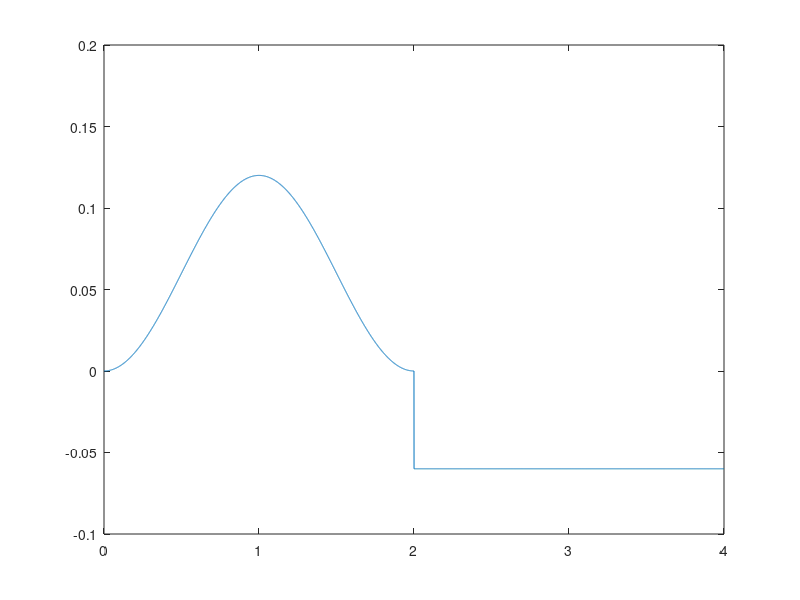
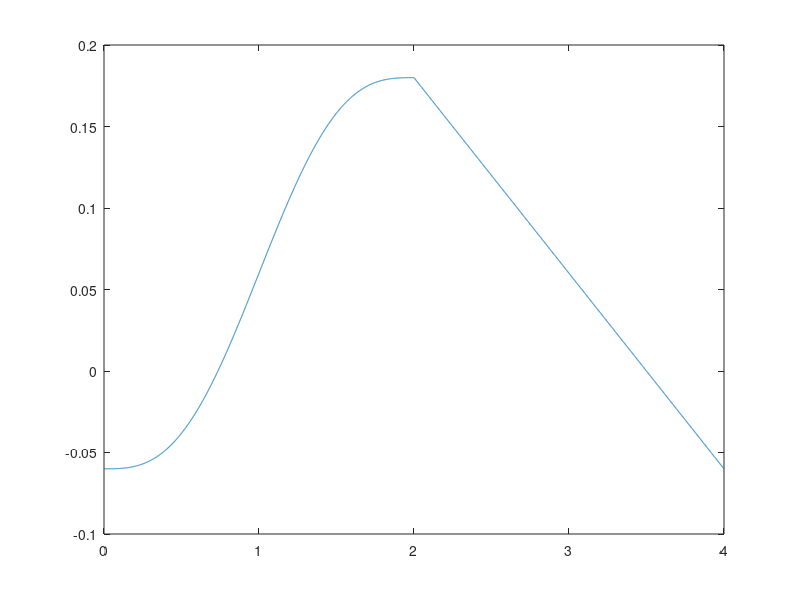
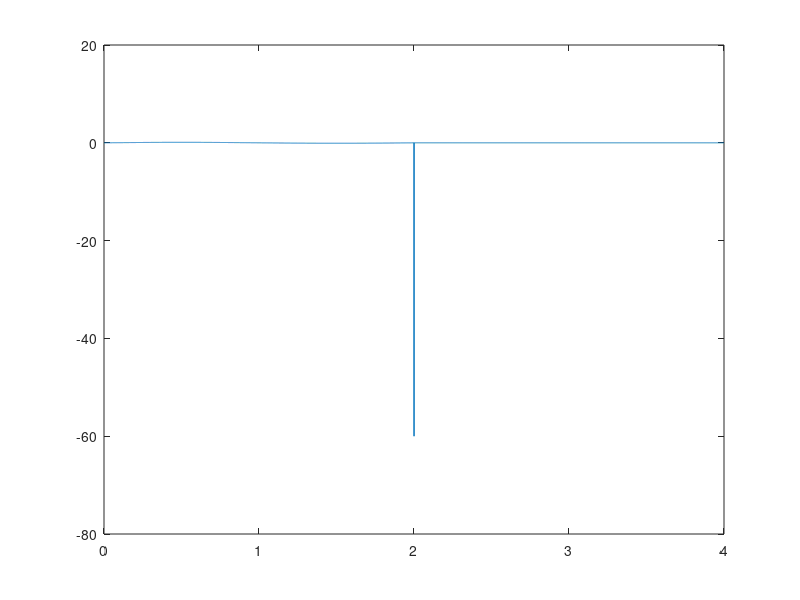
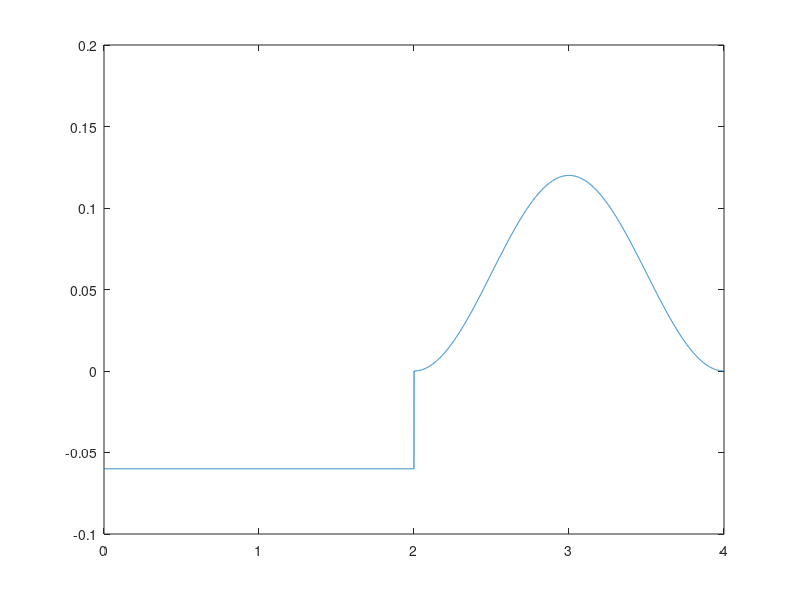

Here is the MATLAB script that generated these plots, in order: (Note: this script raises an error after producing the figures.)
%%
clc;clear;close all
addpath 'G:\我的雲端硬碟\畢業論文 進度\模擬\MATLAB\biped robot'
%%%%%%%%%%%%%%%%%%%%%%%%%%%%%%%%%%%%%%%%%%%%%%%%%%%%%%%%%%%%%%%%%%%%%%%%%%%
% 測試固定速度下的q dq ddq的變化狀況
%%%%%%%%%%%%%%%%%%%%%%%%%%%%%%%%%%%%%%%%%%%%%%%%%%%%%%%%%%%%%%%%%%%%%%%%%%%
%% parameter
v = 0.12;
Tp = 2; % time period of a single step
hr = 1e-3; 
tp = 0:hr:4*Tp-hr; % time instant of a complete step (2 single step)
len = length(tp);
hf = 0.02; % the height of gait
c = 1; % the constant multiply to v --> deteremine the gait length
dt = hr;


% link length
L1 = 0.035*2;
L2 = 0.0907*2;
L3 = 0.0285*2;
L4 = 0.11*2;
L5 = 0.11*2;

%% Conclusion:
% (1) Tp 只能改變步長，不能改變速度
% (2) Tp調大，步長變長；反之亦然
% (3) c改變腳步速度
% (4) 如果要擬真，c要調大,Tp要調小
%% Cartesian
S = c*v; % one step gait
disp(S);
% S = S*Tp/4;
Sx = S*Tp/4;
disp(Sx); %% real one step gait/2
% hf = hf*Tp/4;
Sz = hf*Tp/4;
disp(Sz); %% real one step gait
thq_r_p = linspace(pi,-pi,len);
% % cubic spline
% th_r_p = [pi pi/2 0 -pi/2 -pi];
% x_r_p = [-S 0 S 0 -S];
% thq_r_p = linspace(pi,-pi,len);
% xq_r_p = spline(th_r_p,x_r_p,thq_r_p);
% vxq_r_p = diff(xq_r_p)/dt;

vx_r_b = zeros(1,len);
for i = 1:len
    if thq_r_p(i) >= 0
        vx_r_b(i) = S/2*(1+sin(-2*(thq_r_p(i)-3*pi/4)));
    else 
        vx_r_b(i) = -S/2;
    end
end
ttp = linspace(0,2*Tp,len);
figure;
plot(ttp,vx_r_b)

xq_r_p = -Sx*ones(1,len);
% xq_r_p = zeros(1,len);
for i = 1:len-1
    xq_r_p(i+1) = xq_r_p(i) + vx_r_b(i+1)*dt;
end


ax_r_p = zeros(1,len);
ax_r_p(2:end) = diff(vx_r_b)/dt;



figure;
plot(ttp,xq_r_p)
figure;
plot(ttp,ax_r_p)

%% left 

thq_l_p = linspace(2*pi,0,len);
% % cubic spline
% th_r_p = [pi pi/2 0 -pi/2 -pi];
% x_r_p = [-S 0 S 0 -S];
% thq_r_p = linspace(pi,-pi,len);
% xq_r_p = spline(th_r_p,x_r_p,thq_r_p);
% vxq_r_p = diff(xq_r_p)/dt;


vx_l_b = zeros(1,len);
for i = 1:len
    if thq_l_p(i) >= pi
        vx_l_b(i) = -S/2;
    else 
        vx_l_b(i) = S/2*(1+sin(-2*(thq_l_p(i)-3*pi/4)));
    end
end
ttp = linspace(0,2*Tp,len);
figure;
plot(ttp,vx_l_b)

xq_l_p = Sx*ones(1,len);
% xq_l_p = zeros(1,len);
for i = 1:len-1
    xq_l_p(i+1) = xq_l_p(i) + vx_l_b(i+1)*dt;
end


ax_l_p = zeros(1,len);
ax_l_p(2:end) = diff(vx_l_b)/dt;


figure;
plot(ttp,xq_l_p)
figure;
plot(ttp,ax_l_p)


%% Try: polyfit 
%%%%%%%%%% polyfit %%%%%%%%%%%%%%%%%%%%%%%%%%%%%%%%%%%%%%%%%%%%%%%%%%%%%%%%
% 在区间 [0,4*pi] 中沿正弦曲线生成 10 个等间距的点。
% 
% x = linspace(0,4*pi,10);
% y = sin(x);
% 使用 polyfit 将一个 7 次多项式与这些点拟合。
% 
% p = polyfit(x,y,7);
% 在更精细的网格上计算多项式并绘制结果图。
% 
% x1 = linspace(0,4*pi);
% y1 = polyval(p,x1);
% figure
% plot(x,y,'o')
% hold on
% plot(x1,y1)
% hold off
%%%%%%%%%%%%%%%%%%%%%%%%%%%%%%%%%%%%%%%%%%%%%%%%%%%%%%%%%%%%%%%%%%%%%%%%%%%

% thq_r_p1 = linspace(0,Tp,len/2);
% z_r_p1 = [0 hf/2 hf hf/2 0];
% th_r_p1 = [0 Tp/4 Tp/2 Tp/4*3 Tp];
% p = polyfit(th_r_p1,z_r_p1,4);
% zq_r_p1 = polyval(p,thq_r_p1);
% % zq_r_p1 = spline(th_r_p1,z_r_p1,thq_r_p1);
% figure;
% plot(thq_r_p1,zq_r_p1,th_r_p1,z_r_p1,'o')
%% Cartesian
% zq_r_p = zeros(1,len);
% for i = 1:length(thq_r_p)
%     if thq_r_p(i) >= 0
%         zq_r_p(i) = hf/2*(1+sin(2*thq_r_p(i)-pi/2));
%     else
%         zq_r_p(i) = 0;
%     end
% end
%% Try: design from vz --> OKOKOK!!!!!!!!!!! YAYAYAYAYAYAYAYAYA!!!!!!!!!!
vz_r_b = zeros(1,len);
for i = 1:len
    if thq_r_p(i) >= pi/2
        vz_r_b(i) = hf/2*(1+sin(-4*(thq_r_p(i)-7*pi/8)));
    elseif thq_r_p(i) >= 0
        vz_r_b(i) = -hf/2*(1+sin(-4*(thq_r_p(i)-7*pi/8)));
    else
        vz_r_b(i) = 0;
    end
end
%%%%%%%%%%%%%%%%%%%%%%%%%%%%%%%%%%%%%%%%%%%%%%%%%%%%%%%%%%%%%%%%%%%%%%%%%%%
% df(x)/dx = [f(x+h) - f(x)]/h
%%%%%%%%%%%%%%%%%%%%%%%%%%%%%%%%%%%%%%%%%%%%%%%%%%%%%%%%%%%%%%%%%%%%%%%%%%%

ttp = linspace(0,2*Tp,len);
figure;
plot(ttp,vz_r_b)

zq_r_p = zeros(1,len);
for i = 1:len-1
    zq_r_p(i+1) = zq_r_p(i) + vz_r_b(i+1)*dt;
end

%% left 
vz_l_b = zeros(1,len);
for i = 1:len
    if thq_l_p(i) >= pi
        vz_l_b(i) = 0;
    elseif thq_l_p(i) >= pi/2
        vz_l_b(i) = hf/2*(1+sin(-4*(thq_l_p(i)-7*pi/8)));
    else
        vz_l_b(i) = -hf/2*(1+sin(-4*(thq_l_p(i)-7*pi/8))); 
    end
end
ttp = linspace(0,2*Tp,len);
figure;
plot(ttp,vz_l_b)

zq_l_p = zeros(1,len);
for i = 1:len-1
    zq_l_p(i+1) = zq_l_p(i) + vz_l_b(i+1)*dt;
    if abs(zq_l_p(i+1))<1e-12
        zq_l_p(i+1) = 0;
    end
end
%% figure


figure;
plot(ttp,zq_r_p)
figure;
plot(ttp,zq_l_p)
az_r_p = zeros(1,len);
az_r_p(2:end) = diff(vz_r_b)/dt;

figure;
plot(ttp,az_r_p)

figure;
comet(xq_r_p,zq_r_p)
figure;
comet(xq_l_p,zq_l_p)
%%
% 座標轉換
eul_0 = [-pi/2 0 0]; 
rotmZYX_0 = eul2rotm(eul_0);
ptrans_0 = [0;0;-0.21];
Tm_0 = [[rotmZYX_0 ptrans_0]; 0 0 0 1];

eul_b = [0 0 0]; 
rotmZYX_b = eul2rotm(eul_b);
ptrans_b_r = [0;-L1;-L2-0.21];
Tm_b_r = [[rotmZYX_b ptrans_b_r]; 0 0 0 1];

trans_r_p = [xq_r_p;zeros(1,len);zq_r_p;ones(1,len)];
trans_r_0 = Tm_0*trans_r_p;
trans_r_b = Tm_b_r*trans_r_p;


ax_r_b = zeros(1,len);
az_r_b = zeros(1,len);

%%% a %%%
ax_r_b(2:end) = diff(vx_r_b)/dt;
az_r_b(2:end) = diff(vz_r_b)/dt;

%% Joint
gait = zeros(10,len);

% joint space 的直接算
for i = 1:len
Tm_r_p = [[eye(3); 0 0 0] [xq_r_p(i);0;zq_r_p(i);1]];
Tm_r_0 = Tm_0*Tm_r_p;
qr = leg_IK(Tm_r_0,L3,L4,L5);
q2 = qr(1); q4 = qr(2); q6 = qr(3); q8 = qr(4);
gait(:,i) =  [xq_r_p(i);vx_r_b(i);ax_r_b(i);zq_r_p(i);vz_r_b(i);az_r_b(i);...
        q2;q4;q6;q8];
% disp(i);
end

dq8 = zeros(1,len);
dq8(2:end) = diff(gait(10,:))/dt;
ddq8 = zeros(1,len);
ddq8(2:end) = diff(dq8)/dt;
%% figure
for i = 1:10
figure;
plot(tp,gait(i,:))
end    
figure;
plot(tp,dq8)

figure;
plot(tp,ddq8)












